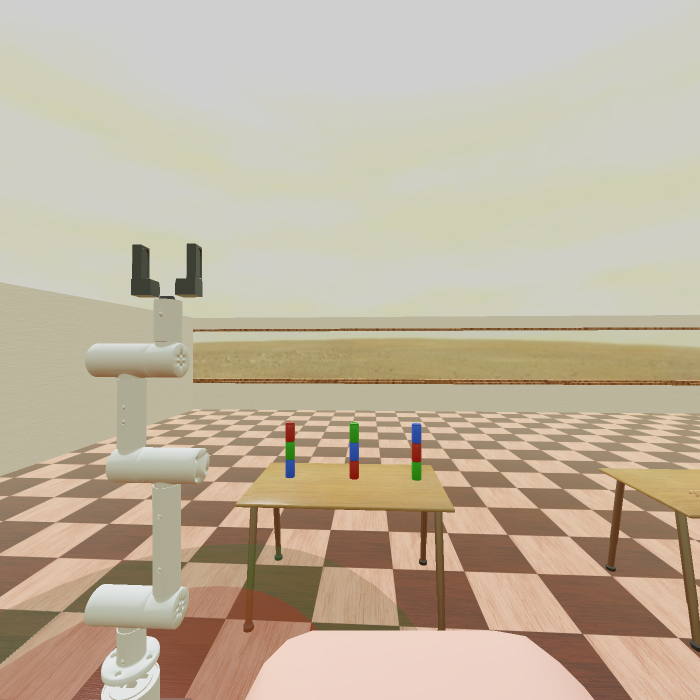
#> input picture 3can.png, 1400 x 1400 px (shown at 1/2 size)
$ python multiobjrec3.py
#> lines starting #> are read from the running program, lines starting #| are printed output that depends on the picture; after the words box and inside, x2 and y2 are one past the last pixel; in counts of white or black regions, pixels touching at a corner belong together
from __future__ import print_function
import numpy as np
import cv2
import random
import argparse

random.seed(12345)
Thresh=100

blou=[200,0,0]
raed=[0,0,200]
grien=[0,200,0]
kimg = cv2.imread("3can.png",1)
#> kimg is the input picture: shape (1400, 1400, 3); mean B, G, R 158.8, 179.3, 192.3
img=cv2.resize(kimg,(700,700))

red = img.copy()
blue= img.copy()
green= img.copy()
height, width = img.shape[0:2]
#> height = 700; width = 700

redmask=cv2.inRange(red,(0,0,30),(80,80,255))
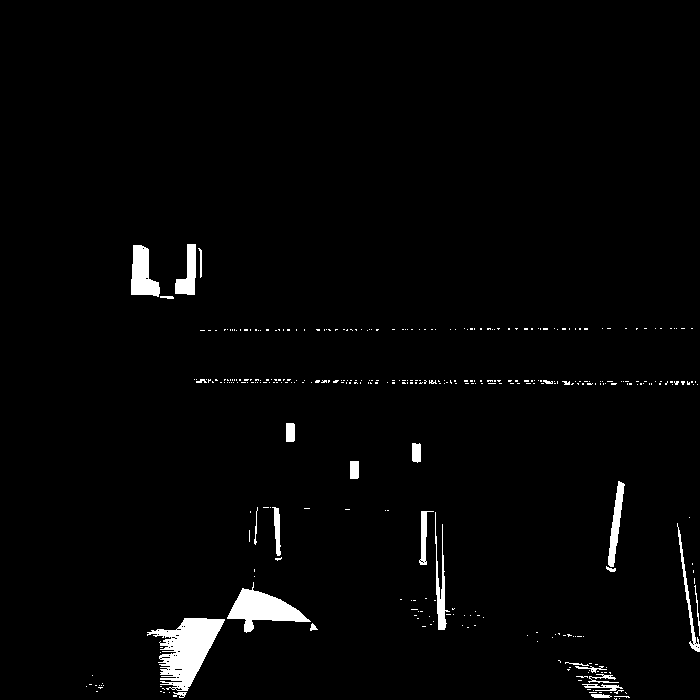
#> redmask: shape (700, 700); 2.2% white; 364 white regions (336 under 20 px), largest, box (x1, y1, x2, y2) and area: (147, 618, 225, 691) 2876, (227, 582, 311, 633) 1766, (131, 245, 160, 297) 986
redmask=redmask.astype('bool')

k=np.zeros([img.shape[0],img.shape[1],3],'uint8')
kh=cv2.cvtColor(k,cv2.COLOR_BGR2HSV)
#> kh: shape (700, 700, 3); every value is 0

redh=cv2.cvtColor(red, cv2.COLOR_BGR2HSV)
#> redh: shape (700, 700, 3); mean H, S, V 21, 49.1, 192.6
for row in range(0,height):
    for col in range(0, width):
        if (redh[row][col][1]>=100 and redh[row][col][1]<=255) and (redh[row][col][2]>=0 and redh[row][col][2]<=255) and ((redh[row][col][0]<=10 and redh[row][col][0]>=0) or (redh[row][col][0]>=170 and redh[row][col][0]<=180)):
            continue
        else:
            redh[row][col]=[0.0,0.0,0.0]
#> redh: shape (700, 700, 3); mean H, S, V 0.4, 5.1, 5.6
redmu=cv2.cvtColor(redh,cv2.COLOR_HSV2BGR)
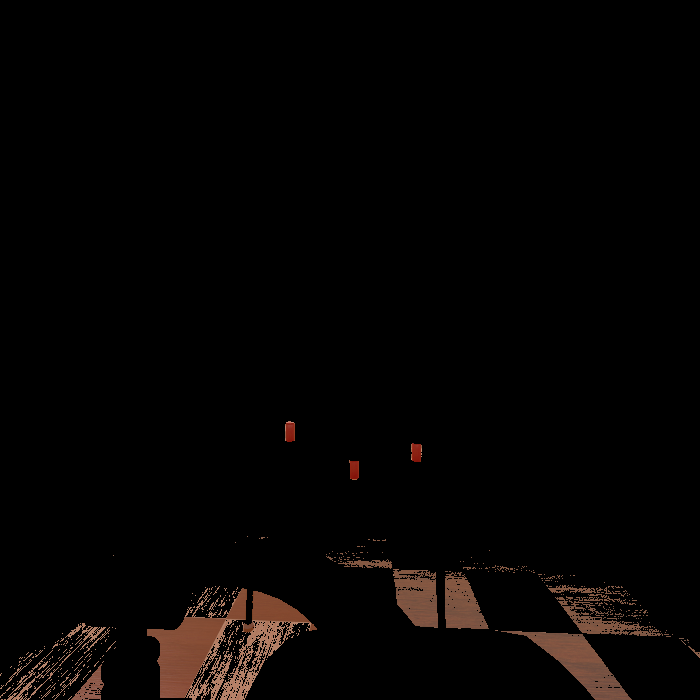
#> redmu: shape (700, 700, 3); mean B, G, R 2.8, 3.7, 5.6

for row in range(0,height):
    for col in range(0, width):
        if redmu[row][col][0]<60 and redmu[row][col][1]<60 and redmu[row][col][2]>115:
            red[row][col]=redmu[row][col]
        else:
            red[row][col]=[0,0,0]
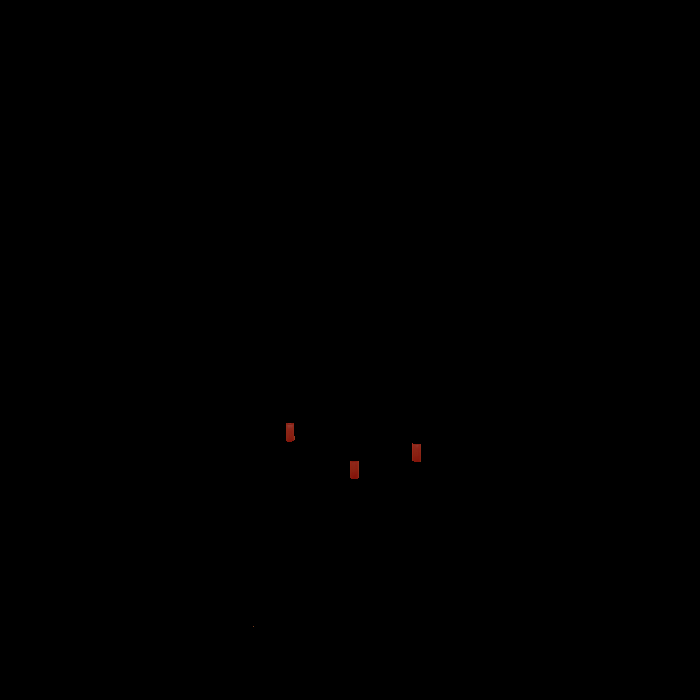
#> red: shape (700, 700, 3); mean B, G, R 0, 0, 0.1

for row in range(0,height):
    for col in range(0, width):
        if img[row][col][0]>85 and img[row][col][1]<80 and img[row][col][2]<80:
            blue[row][col]=img[row][col]
        else:
            blue[row][col]=[0,0,0]

for row in range(0,height):
    for col in range(0, width):
        if img[row][col][0]<80 and img[row][col][1]>105 and img[row][col][2]<80:
            green[row][col]=img[row][col]
        else:
            green[row][col]=[0,0,0]

bg=cv2.cvtColor(blue, cv2.COLOR_BGR2GRAY)
blug = cv2.blur(bg, (3,3))
bledges=cv2.Canny(blug,80,100)
#> bledges: shape (700, 700); 0.03% white in thin lines or dots, all inside (x1, y1, x2, y2) = (285, 423, 422, 478)
kernel = cv2.getStructuringElement(cv2.MORPH_RECT,(10,10))
dilated = cv2.dilate(bledges, kernel)
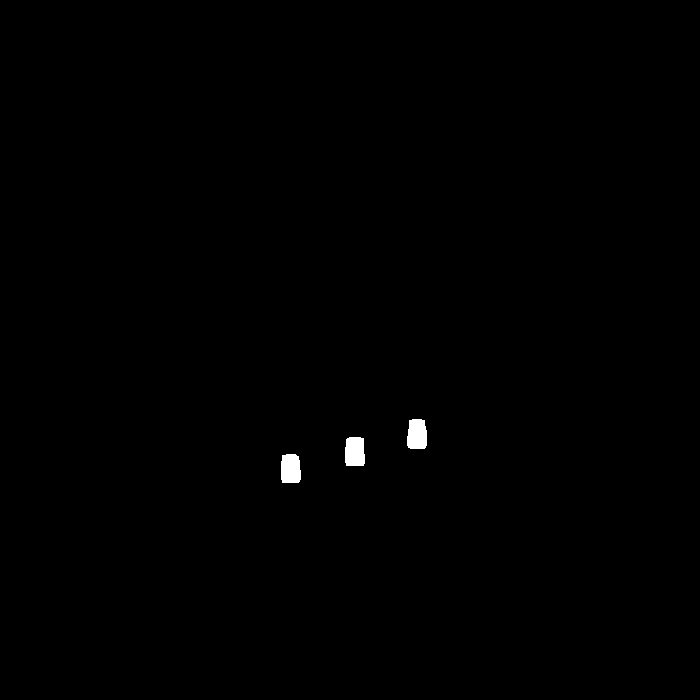
#> dilated: shape (700, 700); 0.33% white; 3 white regions
contours,_=cv2.findContours(dilated,cv2.RETR_TREE,cv2.CHAIN_APPROX_SIMPLE)
#> contours = 3 contours; box (x1, y1, x2, y2) and area: (345, 437, 365, 466) 496, (407, 419, 427, 449) 496, (281, 454, 301, 483) 492
contours_poly = [None]*len(contours)
#> contours_poly = 3 items
boundRect = [None]*len(contours)
#> boundRect = 3 items
for i, c in enumerate(contours):
    contours_poly[i] = cv2.approxPolyDP(c, 3, True)
    boundRect[i] = cv2.boundingRect(contours_poly[i])
#> this loop made 3 passes
#> after the loop, boundRect = [(282, 455, 17, 28), (346, 438, 18, 28), (408, 420, 17, 29)]; contours_poly = 3 contours; box (x1, y1, x2, y2) and area: (346, 438, 364, 466) 446, (408, 420, 425, 449) 426, (282, 455, 299, 483) 424

objects=np.zeros([img.shape[0],img.shape[1],3],'uint8')
bxx=[]
byy=[]
for c in contours:
    color = blou
    cv2.drawContours(objects, contours_poly, -1, color, 2)
    area=cv2.contourArea(c)
    if area>40:
        M=cv2.moments(c)
        bx=int(M['m10']/M['m00'])
        by=int(M['m01']/M['m00'])
        cv2.rectangle(objects, (int(boundRect[i][0]), int(boundRect[i][1])), \
        (int(boundRect[i][0]+boundRect[i][2]), int(boundRect[i][1]+boundRect[i][3])), color, 2)
        bxx.append(bx)
        byy.append(by)
    else:
        continue
#> this loop made 3 passes
#> (area, bx, by) on passes 1 to 3: (491.5, 290, 468), (496.5, 354, 451), (496, 416, 434)
#> after the loop, bxx = [290, 354, 416]; byy = [468, 451, 434]

cv2.imshow("Original",img)

rg=cv2.cvtColor(red, cv2.COLOR_BGR2GRAY)
rbug = cv2.blur(rg, (3,3))
edges2=cv2.Canny(rbug,80,100)
#> edges2: shape (700, 700); 0.03% white in thin lines or dots, all inside (x1, y1, x2, y2) = (285, 423, 422, 479)
kernel2 = cv2.getStructuringElement(cv2.MORPH_RECT,(10,10))
dilated2 = cv2.dilate(edges2, kernel2)
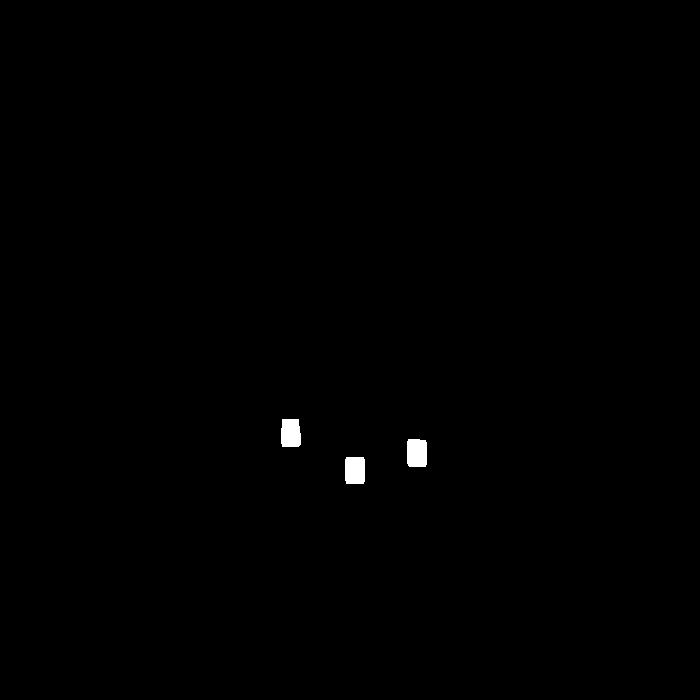
#> dilated2: shape (700, 700); 0.33% white; 3 white regions
contours2,_=cv2.findContours(dilated2,cv2.RETR_TREE,cv2.CHAIN_APPROX_SIMPLE)
#> contours2 = 3 contours; box (x1, y1, x2, y2) and area: (407, 439, 427, 467) 499, (345, 457, 365, 484) 487, (281, 419, 301, 447) 480
contours_poly2 = [None]*len(contours2)
#> contours_poly2 = 3 items
boundRect2 = [None]*len(contours2)
#> boundRect2 = 3 items
for i, c in enumerate(contours2):
    contours_poly2[i] = cv2.approxPolyDP(c, 3, True)
    boundRect2[i] = cv2.boundingRect(contours_poly2[i])
#> after the loop, boundRect2 = [(346, 457, 18, 27), (408, 439, 18, 28), (282, 419, 17, 28)]; contours_poly2 = 3 contours; box (x1, y1, x2, y2) and area: (346, 457, 364, 484) 442, (408, 439, 426, 467) 442, (282, 419, 299, 447) 432

objects2=np.zeros([img.shape[0],img.shape[1],3],'uint8')

radx=[]
rady=[]
for c in contours2:
    color = raed
    cv2.drawContours(objects2, contours_poly2, -1, color, 2)
    area=cv2.contourArea(c)
    if area>40:
        M2=cv2.moments(c)
        rx=int(M2['m10']/M2['m00'])
        ry=int(M2['m01']/M2['m00'])
        cv2.rectangle(objects2, (int(boundRect2[i][0]), int(boundRect2[i][1])), \
        (int(boundRect2[i][0]+boundRect2[i][2]), int(boundRect2[i][1]+boundRect2[i][3])), color, 2)
        radx.append(rx)
        rady.append(ry)
    else:
        continue
#> this loop made 3 passes
#> (area, rx, ry) on passes 1 to 3: (487, 354, 469), (499, 416, 452), (480, 290, 432)
#> after the loop, radx = [354, 416, 290]; rady = [469, 452, 432]

gg=cv2.cvtColor(green, cv2.COLOR_BGR2GRAY)
gbug = cv2.blur(gg, (3,3))
edges3=cv2.Canny(gbug,80,100)
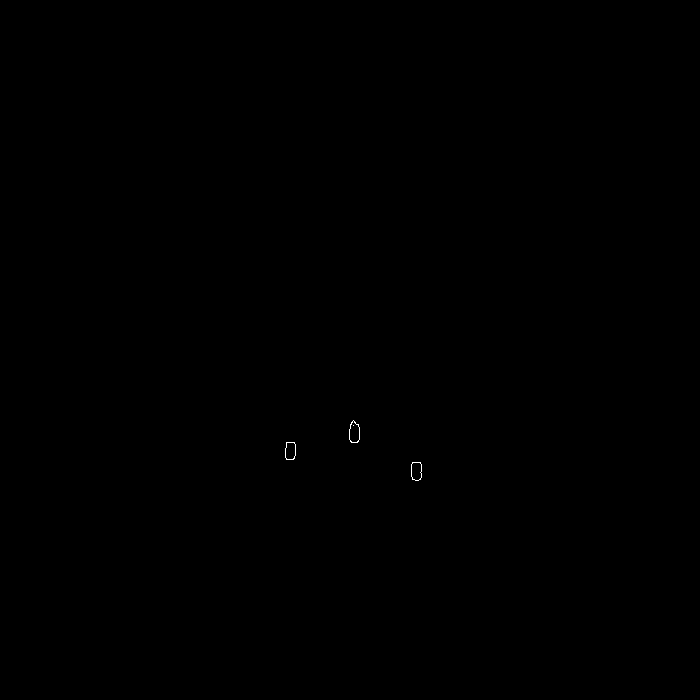
#> edges3: shape (700, 700); 0.03% white in thin lines or dots, all inside (x1, y1, x2, y2) = (285, 420, 422, 481)
kernel3 = cv2.getStructuringElement(cv2.MORPH_RECT,(10,10))
dilated3 = cv2.dilate(edges3, kernel3)
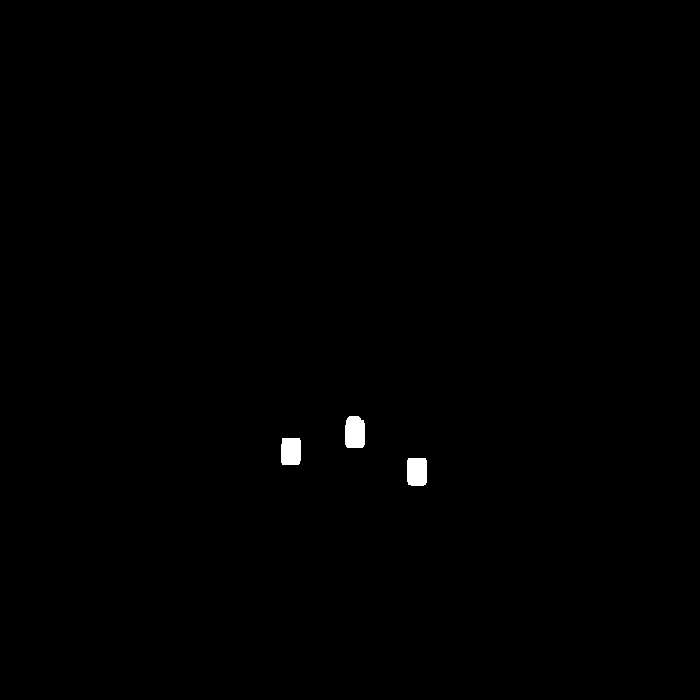
#> dilated3: shape (700, 700); 0.34% white; 3 white regions
contours3,_=cv2.findContours(dilated3,cv2.RETR_TREE,cv2.CHAIN_APPROX_SIMPLE)
#> contours3 = 3 contours; box (x1, y1, x2, y2) and area: (345, 416, 365, 448) 549, (407, 458, 427, 486) 500, (281, 438, 301, 465) 482
contours_poly3 = [None]*len(contours3)
#> contours_poly3 = 3 items
boundRect3 = [None]*len(contours3)
#> boundRect3 = 3 items

for i, c in enumerate(contours3):
    contours_poly3[i] = cv2.approxPolyDP(c, 3, True)
    boundRect3[i] = cv2.boundingRect(contours_poly3[i])
#> after the loop, boundRect3 = [(408, 458, 18, 27), (282, 438, 18, 27), (345, 416, 19, 32)]; contours_poly3 = 3 contours; box (x1, y1, x2, y2) and area: (408, 458, 426, 485) 442, (345, 416, 364, 448) 435, (282, 438, 300, 465) 429

objects3=np.zeros([img.shape[0],img.shape[1],3],'uint8')

grx=[]
gry=[]
for c in contours3:
    color = grien
    cv2.drawContours(objects3, contours_poly3, -1, color, 2)
    area=cv2.contourArea(c)
    if area>40:
        M3=cv2.moments(c)
        gx=int(M3['m10']/M3['m00'])
        gy=int(M3['m01']/M3['m00'])
        cv2.rectangle(objects3, (int(boundRect3[i][0]), int(boundRect3[i][1])), \
        (int(boundRect3[i][0]+boundRect3[i][2]), int(boundRect3[i][1]+boundRect3[i][3])), color, 2)
        grx.append(gx)
        gry.append(gy)
    else:
        continue
#> this loop made 3 passes
#> (area, gx, gy) on passes 1 to 3: (500, 416, 471), (481.5, 290, 451), (549, 354, 432)
#> after the loop, grx = [416, 290, 354]; gry = [471, 451, 432]

outlns=objects+objects2+objects3
cv2.imshow("Contours",outlns)

for i in range(3):
    for k in range(3):
        for m in range(3):
            if abs(radx[m]-bxx[k])<5 and abs(radx[m]-grx[i])<5:
                if rady[m]<byy[k] and rady[m]<gry[i]:
                    if byy[k]<gry[i]:
                        print("RBG")
                    else:
                        print("RGB")
                if gry[i]<byy[k] and gry[i]<rady[m]:
                    if rady[m]<byy[k]:
                        print("GRB")
                    else:
                        print("GBR")
                if byy[k]<gry[i] and byy[k]<rady[m]:
                    if rady[m]<gry[i]:
                        print("BRG")
                    else:
                        print("BGR")

cv2.waitKey(0)
cv2.destroyAllWindows()
